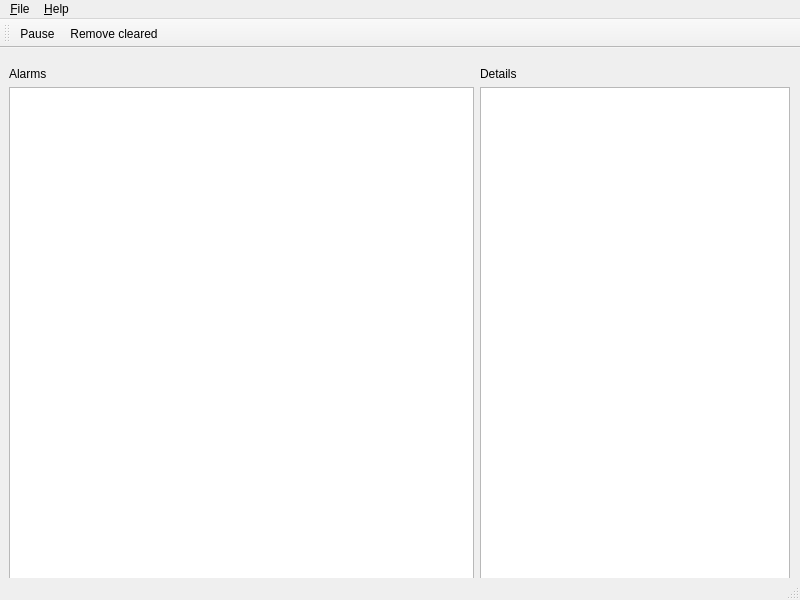
<?xml version="1.0" encoding="UTF-8"?>
<ui version="4.0">
 <class>AlarmGui</class>
 <widget class="QMainWindow" name="AlarmGui">
  <property name="geometry">
   <rect>
    <x>0</x>
    <y>0</y>
    <width>800</width>
    <height>600</height>
   </rect>
  </property>
  <property name="windowTitle">
   <string>IAS Alarm GUI</string>
  </property>
  <widget class="QWidget" name="centralwidget">
   <widget class="QWidget" name="horizontalLayoutWidget">
    <property name="geometry">
     <rect>
      <x>-1</x>
      <y>9</y>
      <width>801</width>
      <height>541</height>
     </rect>
    </property>
    <layout class="QHBoxLayout" name="horizontalLayout" stretch="60,40">
     <property name="sizeConstraint">
      <enum>QLayout::SetMinimumSize</enum>
     </property>
     <property name="leftMargin">
      <number>10</number>
     </property>
     <property name="topMargin">
      <number>10</number>
     </property>
     <property name="rightMargin">
      <number>10</number>
     </property>
     <property name="bottomMargin">
      <number>10</number>
     </property>
     <item>
      <layout class="QVBoxLayout" name="verticalLayout">
       <item>
        <widget class="QLabel" name="label">
         <property name="text">
          <string>Alarms</string>
         </property>
        </widget>
       </item>
       <item>
        <widget class="QTableView" name="alarmTable">
         <property name="alternatingRowColors">
          <bool>true</bool>
         </property>
         <property name="selectionBehavior">
          <enum>QAbstractItemView::SelectRows</enum>
         </property>
         <attribute name="verticalHeaderVisible">
          <bool>false</bool>
         </attribute>
        </widget>
       </item>
      </layout>
     </item>
     <item>
      <layout class="QVBoxLayout" name="verticalLayout_2">
       <item>
        <widget class="QLabel" name="label_2">
         <property name="text">
          <string>Details</string>
         </property>
        </widget>
       </item>
       <item>
        <widget class="QListWidget" name="alarmDetailsList"/>
       </item>
      </layout>
     </item>
    </layout>
   </widget>
  </widget>
  <widget class="QMenuBar" name="menubar">
   <property name="geometry">
    <rect>
     <x>0</x>
     <y>0</y>
     <width>800</width>
     <height>22</height>
    </rect>
   </property>
   <property name="defaultUp">
    <bool>false</bool>
   </property>
   <property name="nativeMenuBar">
    <bool>true</bool>
   </property>
   <widget class="QMenu" name="menu_File">
    <property name="title">
     <string>&amp;File</string>
    </property>
    <addaction name="action_Connect"/>
    <addaction name="actionE_xit"/>
   </widget>
   <widget class="QMenu" name="menu_Help">
    <property name="title">
     <string>&amp;Help</string>
    </property>
    <addaction name="action_About"/>
   </widget>
   <addaction name="menu_File"/>
   <addaction name="menu_Help"/>
  </widget>
  <widget class="QStatusBar" name="statusbar"/>
  <widget class="QToolBar" name="toolBar">
   <property name="windowTitle">
    <string>toolBar</string>
   </property>
   <attribute name="toolBarArea">
    <enum>TopToolBarArea</enum>
   </attribute>
   <attribute name="toolBarBreak">
    <bool>false</bool>
   </attribute>
   <addaction name="action_Pause"/>
   <addaction name="action_Remove_cleared"/>
  </widget>
  <action name="action_Connect">
   <property name="icon">
    <iconset resource="resources.qrc">
     <normaloff>:/icons/connect.png</normaloff>:/icons/connect.png</iconset>
   </property>
   <property name="text">
    <string>&amp;Connect...</string>
   </property>
   <property name="toolTip">
    <string>Connect to IAS</string>
   </property>
  </action>
  <action name="actionE_xit">
   <property name="text">
    <string>E&amp;xit</string>
   </property>
  </action>
  <action name="action_Pause">
   <property name="checkable">
    <bool>true</bool>
   </property>
   <property name="icon">
    <iconset resource="resources.qrc">
     <normaloff>:/icons/pause.png</normaloff>
     <normalon>:/icons/play.png</normalon>:/icons/pause.png</iconset>
   </property>
   <property name="text">
    <string>&amp;Pause</string>
   </property>
   <property name="toolTip">
    <string>Pause/Resume</string>
   </property>
   <property name="menuRole">
    <enum>QAction::TextHeuristicRole</enum>
   </property>
  </action>
  <action name="action_Remove_cleared">
   <property name="checkable">
    <bool>true</bool>
   </property>
   <property name="icon">
    <iconset resource="resources.qrc">
     <normaloff>:/icons/remove.png</normaloff>
     <normalon>:/icons/remove.png</normalon>:/icons/remove.png</iconset>
   </property>
   <property name="text">
    <string>&amp;Remove cleared</string>
   </property>
   <property name="toolTip">
    <string>Automatically remove cleared alarms</string>
   </property>
   <property name="menuRole">
    <enum>QAction::NoRole</enum>
   </property>
  </action>
  <action name="action_About">
   <property name="text">
    <string>&amp;About</string>
   </property>
  </action>
 </widget>
 <resources>
  <include location="resources.qrc"/>
 </resources>
 <connections>
  <connection>
   <sender>actionE_xit</sender>
   <signal>triggered()</signal>
   <receiver>AlarmGui</receiver>
   <slot>close()</slot>
   <hints>
    <hint type="sourcelabel">
     <x>-1</x>
     <y>-1</y>
    </hint>
    <hint type="destinationlabel">
     <x>399</x>
     <y>299</y>
    </hint>
   </hints>
  </connection>
 </connections>
 <slots>
  <slot>on_ConnectDialog_finished()</slot>
 </slots>
</ui>
